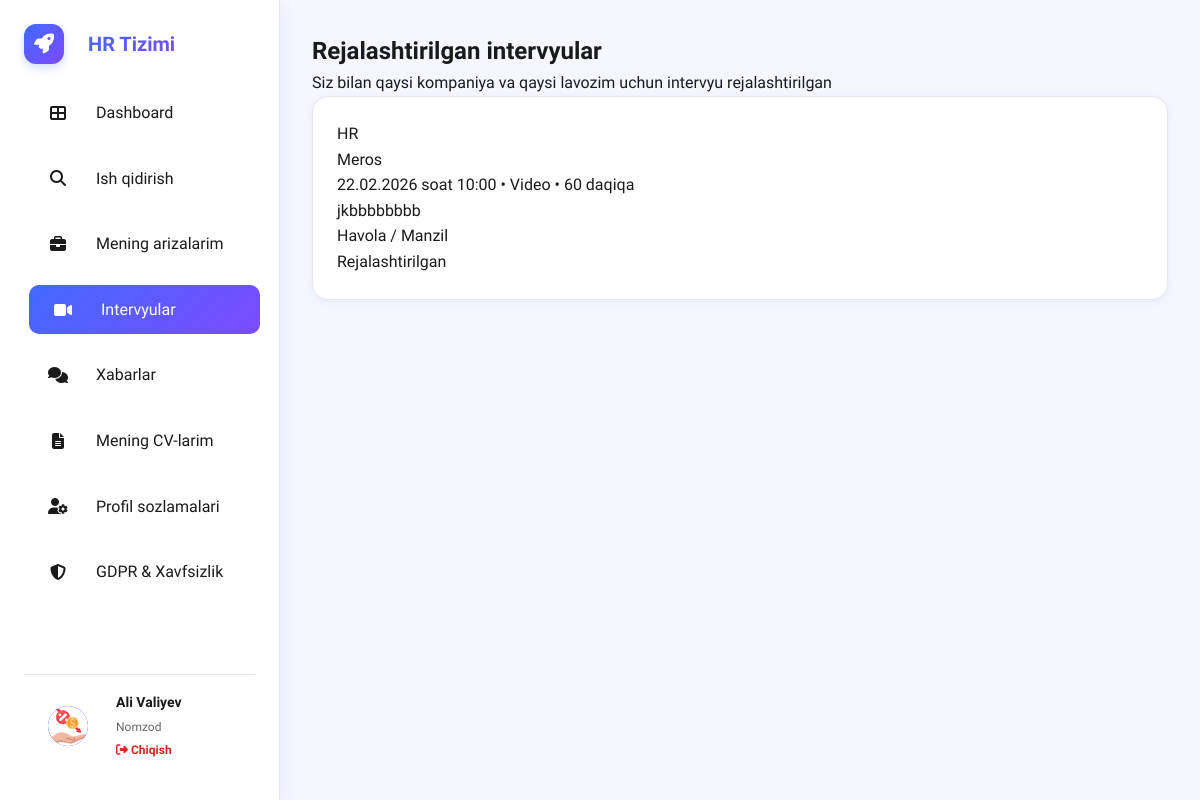
The page /candidate/interviews/ (signed in) on the database its author committed.
### hr_bolim/models.py (models this page shows, shortened)
class User(AbstractUser):
    ROLE_CHOICES = (
        ("candidate","Ish izlovchi"),
        ("employer","Ish beruvchi"),
        ("admin","Admin")
    )
    role = models.CharField(max_length=20,choices=ROLE_CHOICES)
    phone = models.CharField(max_length=20,blank=True,null=True)
    consent_given = models.BooleanField(default=False)
    consent_date = models.DateTimeField(blank=True,null=True)
    consent_policy_version = models.CharField(max_length=10,blank=True,null=True)
    data_retention_until = models.DateTimeField(blank=True,null=True)
    is_delete = models .BooleanField(default=False)
    created_at = models.DateTimeField(auto_now_add=True)
    update_at = models.DateTimeField(auto_now=True)
    is_staff = models.BooleanField(default=False)
    is_superuser = models.BooleanField(default=False)

class CandidateProfile(models.Model):
    user = models.OneToOneField(User, on_delete=models.CASCADE, related_name='candidate_profile')
    profile_picture = models.ImageField(upload_to='profile_pics/', blank=True, null=True)
    profession = models.CharField(max_length=150, blank=True, null=True, help_text="Ex: Software Engineer")
    location = models.CharField(max_length=150, blank=True, null=True)
    about_me = models.TextField(blank=True, null=True)
    skills = models.TextField(blank=True, null=True, help_text="Comma separated skills")
    profile_views = models.PositiveIntegerField(default=0)
    is_processing_restricted = models.BooleanField(default=False, help_text="User restricted data processing")
    experience_years = models.PositiveIntegerField(default=0, help_text="Total years of experience")
    resume_file = models.FileField(upload_to='resumes/default/', blank=True, null=True, help_text="Default CV for 1-click apply")
    linkedin = models.URLField(blank=True, null=True)
    github = models.URLField(blank=True, null=True)
    portfolio = models.URLField(blank=True, null=True)
    created_at = models.DateTimeField(auto_now_add=True)
    updated_at = models.DateTimeField(auto_now=True)

class Interview(models.Model):
    STATUS_CHOICES = (
        ("scheduled", "Rejalashtirilgan"),
        ("completed", "Yakunlangan"),
        ("cancelled", "Bekor qilingan"),
    )
    application = models.OneToOneField(CandidateApplication, on_delete=models.CASCADE, related_name='interview')
    scheduled_date = models.DateTimeField()
    duration_minutes = models.PositiveIntegerField(default=60)
    interview_type = models.CharField(max_length=50, choices=(
        ("phone", "Telefon"),
        ("video", "Video"),
        ("offline", "Ofisda"),
    ), default="video")
    location_link = models.URLField(blank=True, null=True)
    notes = models.TextField(blank=True, null=True)
    status = models.CharField(max_length=20, choices=STATUS_CHOICES, default="scheduled")
    created_at = models.DateTimeField(auto_now_add=True)
    updated_at = models.DateTimeField(auto_now=True)

class CandidateApplication(models.Model):
    STATUS_CHOICES = (
        ("new", "Yangi"),
        ("reviewed", "Ko'rilgan"),
        ("interview", "Intervyu"),
        ("rejected", "Rad etilgan"),
        ("accepted", "Qabul qilingan"),
    )
    job = models.ForeignKey(EmployerJob, on_delete=models.CASCADE, related_name='applications')
    candidate = models.ForeignKey(User, on_delete=models.CASCADE, limit_choices_to={"role": "candidate"})
    resume_file = models.FileField(upload_to="applications/resumes/")
    cover_letter = models.TextField(blank=True, null=True)
    status = models.CharField(max_length=20, choices=STATUS_CHOICES, default="new")
    internal_notes = models.TextField(blank=True, null=True)
    consent_given = models.BooleanField(default=False)
    consent_date = models.DateTimeField(blank=True, null=True)
    applied_at = models.DateTimeField(auto_now_add=True)
    updated_at = models.DateTimeField(auto_now=True)
    class Meta:
        unique_together = ('job', 'candidate')

class EmployerJob(models.Model):
    STATUS_CHOICES = (
        ("draft", "Draft"),
        ("active", "Active"),
        ("closed", "Closed"),
        ("paused", "Paused"),
    )
    EMPLOYMENT_TYPE = (
        ("full-time", "To'liq stavka"),
        ("part-time", "Qisman stavka"),
        ("remote", "Masofaviy"),
        ("hybrid", "Gibrid"),
        ("internship", "Stajirovka"),
    )
    company = models.ForeignKey(Company, on_delete=models.CASCADE, related_name='jobs')
    title = models.CharField(max_length=200)
    employment_type = models.CharField(max_length=50, choices=EMPLOYMENT_TYPE)
    salary_min = models.DecimalField(max_digits=12, decimal_places=0, blank=True, null=True)
    salary_max = models.DecimalField(max_digits=12, decimal_places=0, blank=True, null=True)
    requirements = models.TextField()
    responsibilities = models.TextField()
    benefits = models.TextField(blank=True, null=True)
    location = models.CharField(max_length=200)
    deadline = models.DateTimeField()
    positions_count = models.PositiveIntegerField(default=1)
    status = models.CharField(max_length=20, choices=STATUS_CHOICES, default="draft")
    view_count = models.PositiveIntegerField(default=0)
    application_count = models.PositiveIntegerField(default=0)
    created_at = models.DateTimeField(auto_now_add=True)
    updated_at = models.DateTimeField(auto_now=True)

class Company(models.Model):
    user = models.OneToOneField(User, on_delete=models.CASCADE, related_name='company')
    company_name = models.CharField(max_length=200)
    stir = models.CharField(max_length=50, unique=True, help_text="STIR / Ro'yxat raqami")
    email = models.EmailField()
    responsible_person = models.CharField(max_length=150)
    phone = models.CharField(max_length=20)
    data_processing_consent = models.BooleanField(default=False)
    consent_date = models.DateTimeField(blank=True, null=True)
    is_verified = models.BooleanField(default=False)
    created_at = models.DateTimeField(auto_now_add=True)
    updated_at = models.DateTimeField(auto_now=True)

### hr_bolim/views.py (the view)
# urls.py: path('candidate/interviews/', candidate_interviews, name='candidate_interviews'),
@candidate_required
def candidate_interviews(request):
    interviews = Interview.objects.filter(
        application__candidate=request.user
    ).order_by('-scheduled_date')
    context = {
        'interviews': interviews
    }
    return render(request, 'hr_bolim/candidate/interviews.html', context)

### hr_bolim/views.py (called while the page is built)
def candidate_required(view_func):
    @wraps(view_func)
    def _wrapped(request, *args, **kwargs):
        if not request.user.is_authenticated:
            from django.contrib.auth.views import redirect_to_login
            return redirect_to_login(request.get_full_path())
        if getattr(request.user, 'role', None) != 'candidate':
            return redirect('home')
        return view_func(request, *args, **kwargs)
    return _wrapped

### hr_bolim/templates/hr_bolim/candidate/interviews.html (shortened to what this page needs)
{% extends 'hr_bolim/candidate/base_candidate.html' %}
{% load static %}
{% block content %}
<div class="dashboard-section">
    <h2 class="section-title">Rejalashtirilgan intervyular</h2>
    <p class="text-secondary mb-4">Siz bilan qaysi kompaniya va qaysi lavozim uchun intervyu rejalashtirilgan</p>
    <div style="display:grid; gap:1rem;">
        {% for iv in interviews %}
        <div class="card" style="padding:1.5rem;">
            <div class="flex justify-between items-start flex-wrap gap-3">
                <div>
                    <p class="font-semibold text-lg text-gray-900">{{ iv.application.job.title }}</p>
                    <p class="text-primary font-medium mt-1">{{ iv.application.job.company.company_name }}</p>
                    <p class="text-secondary text-sm mt-2">
                        {{ iv.scheduled_date|date:"d.m.Y" }} soat {{ iv.scheduled_date|time:"H:i" }} •
                        {{ iv.get_interview_type_display }} •
                        {{ iv.duration_minutes }} daqiqa
                    </p>
                    {% if iv.notes %}
                    <p class="text-secondary text-sm mt-2">{{ iv.notes }}</p>
                    {% endif %}
                    {% if iv.location_link %}
                    <a href="{{ iv.location_link }}" target="_blank" rel="noopener" class="text-primary hover:underline text-sm mt-2 inline-block">
                        Havola / Manzil
                    </a>
                    {% endif %}
                </div>
                <span class="inline-flex px-2 py-1 text-xs font-semibold rounded-full bg-green-100 text-green-800">
                    Rejalashtirilgan
                </span>
            </div>
        </div>
        {% empty %}
        <div class="card text-center py-12" style="color:var(--secondary);">
            <i class="fas fa-calendar-times" style="font-size:3rem; margin-bottom:1rem; opacity:0.5;"></i>
            <p>Hozircha siz bilan rejalashtirilgan intervyu yo'q.</p>
        </div>
        {% endfor %}
    </div>
</div>
{% endblock %}

### hr_bolim/templates/hr_bolim/candidate/base_candidate.html (shortened to what this page needs)
{% load static %}
<!DOCTYPE html>
<html lang="uz">
<head>
    <link rel="stylesheet" href="https://cdnjs.cloudflare.com/ajax/libs/font-awesome/6.4.0/css/all.min.css">
    <link rel="stylesheet" href="{% static 'css/candidate.css' %}">
</head>
<body>
    <aside class="sidebar" id="sidebar">
        <a href="{% url 'home' %}" class="brand">
            <div class="brand-logo"><i class="fas fa-rocket"></i></div>
            <div class="brand-name">HR Tizimi</div>
        </a>
        <ul class="nav-menu">
            <li>
                <a href="{% url 'candidate_dashboard' %}" class="nav-link {% if request.resolver_match.url_name == 'candidate_dashboard' %}active{% endif %}">
                    <i class="fas fa-th-large"></i> Dashboard
                </a>
            </li>
            <li>
                <a href="{% url 'jobs_list' %}" class="nav-link">
                    <i class="fas fa-search"></i> Ish qidirish
                </a>
            </li>
            <li>
                <a href="{% url 'my_applications' %}" class="nav-link {% if request.resolver_match.url_name == 'my_applications' %}active{% endif %}">
                    <i class="fas fa-briefcase"></i> Mening arizalarim
                </a>
            </li>
            <li>
                <a href="{% url 'candidate_interviews' %}" class="nav-link {% if request.resolver_match.url_name == 'candidate_interviews' %}active{% endif %}">
                    <i class="fas fa-video"></i> Intervyular
                </a>
            </li>
            <li>
                <a href="{% url 'inbox' %}" class="nav-link {% if 'inbox' in request.resolver_match.url_name or 'chat' in request.resolver_match.url_name %}active{% endif %}">
                    <i class="fas fa-comments"></i> Xabarlar
                </a>
            </li>
            <li>
                <a href="{% url 'candidate_cv' %}" class="nav-link {% if 'candidate_cv' in request.resolver_match.url_name or 'add_' in request.resolver_match.url_name %}active{% endif %}">
                    <i class="fas fa-file-alt"></i> Mening CV-larim
                </a>
            </li>
            <li>
                <a href="{% url 'candidate_profile' %}" class="nav-link {% if request.resolver_match.url_name == 'candidate_profile' %}active{% endif %}">
                    <i class="fas fa-user-cog"></i> Profil sozlamalari
                </a>
            </li>
            <li>
                <a href="{% url 'candidate_gdpr' %}" class="nav-link {% if request.resolver_match.url_name == 'candidate_gdpr' %}active{% endif %}">
                    <i class="fas fa-shield-alt"></i> GDPR & Xavfsizlik
                </a>
            </li>
        </ul>
        <div class="user-profile-sidebar">
            <div class="avatar-sm">
                {% if user.candidate_profile.profile_picture %}
                    <img src="{{ user.candidate_profile.profile_picture.url }}" alt="Profile" style="width:100%; height:100%; border-radius:50%; object-fit:cover;">
                {% else %}
                    <i class="fas fa-user"></i>
                {% endif %}
            </div>
            <div class="user-info-sidebar">
                <h4>{{ user.first_name }} {{ user.last_name }}</h4>
                <p>Nomzod</p>
                <a href="{% url 'logout' %}" style="color:var(--danger); font-size:0.75rem; text-decoration:none; margin-top:0.25rem; display:block; font-weight:600;">
                    <i class="fas fa-sign-out-alt"></i> Chiqish
                </a>
            </div>
        </div>
    </aside>
    <main class="main-content">
        {% block content %}
        {% endblock %}
    </main>
</body>
</html>

### static/css/candidate.css (style rules this page uses)
:root { --primary: #2563eb; --primary-hover: #1d4ed8; --primary-dark: #1e3a8a; --primary-light: #eff6ff; --secondary: #64748b; --success: #10b981; --danger: #ef4444; --warning: #f59e0b; --dark: #0f172a; --text-main: #334155; --text-secondary: #64748b; --bg-body: #f1f5f9; --card-bg: #ffffff; --border: #e2e8f0; --sidebar-width: 280px; --header-height: 70px; --radius-lg: 16px; --radius-md: 10px; --shadow-sm: 0 1px 3px rgba(0, 0, 0, 0.1); --shadow-md: 0 4px 6px -1px rgba(0, 0, 0, 0.1); --transition: all 0.3s ease; }
* { margin: 0; padding: 0; box-sizing: border-box; font-family: 'Onest', sans-serif; }
body { background-color: var(--bg-body); color: var(--text-main); display: flex; min-height: 100vh; }
a { text-decoration: none; color: inherit; transition: var(--transition); }
ul { list-style: none; }
.sidebar { width: var(--sidebar-width); background: var(--card-bg); border-right: 1px solid var(--border); position: fixed; height: 100vh; left: 0; top: 0; display: flex; flex-direction: column; padding: 1.5rem; z-index: 100; transition: transform 0.3s ease; }
.brand { display: flex; align-items: center; gap: 0.75rem; margin-bottom: 2.5rem; color: var(--dark); }
.brand-logo { width: 40px; height: 40px; background: var(--primary); background: linear-gradient(135deg, var(--primary), var(--primary-hover)); border-radius: 10px; display: flex; align-items: center; justify-content: center; color: white; font-size: 1.25rem; box-shadow: 0 4px 10px rgba(37, 99, 235, 0.2); }
.brand-name { font-size: 1.25rem; font-weight: 700; color: var(--dark); }
.nav-menu { display: flex; flex-direction: column; gap: 0.5rem; flex: 1; }
.nav-link { display: flex; align-items: center; gap: 1rem; padding: 0.875rem 1rem; color: var(--secondary); border-radius: var(--radius-md); font-weight: 500; }
.nav-link:hover, .nav-link.active { background: var(--primary-light); color: var(--primary); }
.nav-link i { width: 20px; text-align: center; }
.user-profile-sidebar { display: flex; align-items: center; gap: 1rem; padding-top: 1.5rem; border-top: 1px solid var(--border); }
.avatar-sm { width: 40px; height: 40px; border-radius: 50%; object-fit: cover; background: #e2e8f0; display: flex; align-items: center; justify-content: center; color: var(--secondary); overflow: hidden; }
.user-info-sidebar h4 { font-size: 0.9rem; font-weight: 600; margin-bottom: 2px; color: var(--dark); }
.user-info-sidebar p { font-size: 0.75rem; color: var(--secondary); }
.main-content { margin-left: var(--sidebar-width); flex: 1; padding: 2rem; width: calc(100% - var(--sidebar-width)); }
.card { background: var(--card-bg); border-radius: var(--radius-lg); box-shadow: var(--shadow-sm); border: 1px solid var(--border); padding: 2rem; margin-bottom: 2rem; }

### rows shown on the page
User: candidate_profile.profile_picture (picture), first_name "Ali", last_name "Valiyev"
Interview: application.job "HR", application.job.company.company_name "Meros", scheduled_date "22.02.2026", scheduled_date "10:00", interview_type "Video", duration_minutes "60", notes "jkbbbbbbbb"
